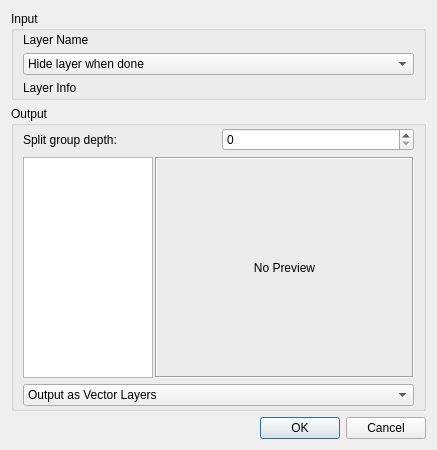
<?xml version="1.0" encoding="UTF-8"?>
<ui version="4.0">
 <class>ShapesAndLayersSplitDialog</class>
 <widget class="QDialog" name="ShapesAndLayersSplitDialog">
  <property name="geometry">
   <rect>
    <x>0</x>
    <y>0</y>
    <width>437</width>
    <height>450</height>
   </rect>
  </property>
  <property name="windowTitle">
   <string>Split Vector Layer</string>
  </property>
  <layout class="QVBoxLayout" name="verticalLayout">
   <item>
    <widget class="QGroupBox" name="groupBox">
     <property name="title">
      <string>Input</string>
     </property>
     <layout class="QVBoxLayout" name="verticalLayout_2">
      <property name="topMargin">
       <number>2</number>
      </property>
      <property name="rightMargin">
       <number>9</number>
      </property>
      <property name="bottomMargin">
       <number>2</number>
      </property>
      <item>
       <widget class="QLabel" name="lblLayerName">
        <property name="text">
         <string>Layer Name</string>
        </property>
       </widget>
      </item>
      <item>
       <widget class="QComboBox" name="cmbInputLayerHandler">
        <property name="currentIndex">
         <number>0</number>
        </property>
        <item>
         <property name="text">
          <string>Hide layer when done</string>
         </property>
        </item>
        <item>
         <property name="text">
          <string>Remove layer when done</string>
         </property>
        </item>
        <item>
         <property name="text">
          <string>Do nothing</string>
         </property>
        </item>
       </widget>
      </item>
      <item>
       <widget class="QLabel" name="lblLayerInfo">
        <property name="text">
         <string>Layer Info</string>
        </property>
       </widget>
      </item>
     </layout>
    </widget>
   </item>
   <item>
    <widget class="QGroupBox" name="groupBox_2">
     <property name="title">
      <string>Output</string>
     </property>
     <layout class="QVBoxLayout" name="verticalLayout_3">
      <property name="topMargin">
       <number>2</number>
      </property>
      <property name="bottomMargin">
       <number>2</number>
      </property>
      <item>
       <layout class="QHBoxLayout" name="horizontalLayout_2">
        <item>
         <widget class="QLabel" name="label_4">
          <property name="text">
           <string>Split group depth:</string>
          </property>
         </widget>
        </item>
        <item>
         <widget class="QSpinBox" name="intSetSplitGroupDepth"/>
        </item>
       </layout>
      </item>
      <item>
       <layout class="QHBoxLayout" name="horizontalLayout" stretch="4,8">
        <property name="spacing">
         <number>2</number>
        </property>
        <item>
         <widget class="QListWidget" name="listShapes"/>
        </item>
        <item>
         <widget class="QLabel" name="lblPreviewShape">
          <property name="frameShape">
           <enum>QFrame::Box</enum>
          </property>
          <property name="frameShadow">
           <enum>QFrame::Sunken</enum>
          </property>
          <property name="text">
           <string>No Preview</string>
          </property>
          <property name="alignment">
           <set>Qt::AlignCenter</set>
          </property>
         </widget>
        </item>
       </layout>
      </item>
      <item>
       <widget class="QComboBox" name="cmbLayerOutputType">
        <item>
         <property name="text">
          <string>Output as Vector Layers</string>
         </property>
        </item>
        <item>
         <property name="text">
          <string>Output as Raster/Paint Layers</string>
         </property>
        </item>
       </widget>
      </item>
     </layout>
    </widget>
   </item>
   <item>
    <widget class="QDialogButtonBox" name="buttonBox">
     <property name="orientation">
      <enum>Qt::Horizontal</enum>
     </property>
     <property name="standardButtons">
      <set>QDialogButtonBox::Cancel|QDialogButtonBox::Ok</set>
     </property>
    </widget>
   </item>
  </layout>
 </widget>
 <resources/>
 <connections>
  <connection>
   <sender>buttonBox</sender>
   <signal>accepted()</signal>
   <receiver>ShapesAndLayersSplitDialog</receiver>
   <slot>accept()</slot>
   <hints>
    <hint type="sourcelabel">
     <x>248</x>
     <y>254</y>
    </hint>
    <hint type="destinationlabel">
     <x>157</x>
     <y>274</y>
    </hint>
   </hints>
  </connection>
  <connection>
   <sender>buttonBox</sender>
   <signal>rejected()</signal>
   <receiver>ShapesAndLayersSplitDialog</receiver>
   <slot>reject()</slot>
   <hints>
    <hint type="sourcelabel">
     <x>316</x>
     <y>260</y>
    </hint>
    <hint type="destinationlabel">
     <x>286</x>
     <y>274</y>
    </hint>
   </hints>
  </connection>
 </connections>
</ui>
